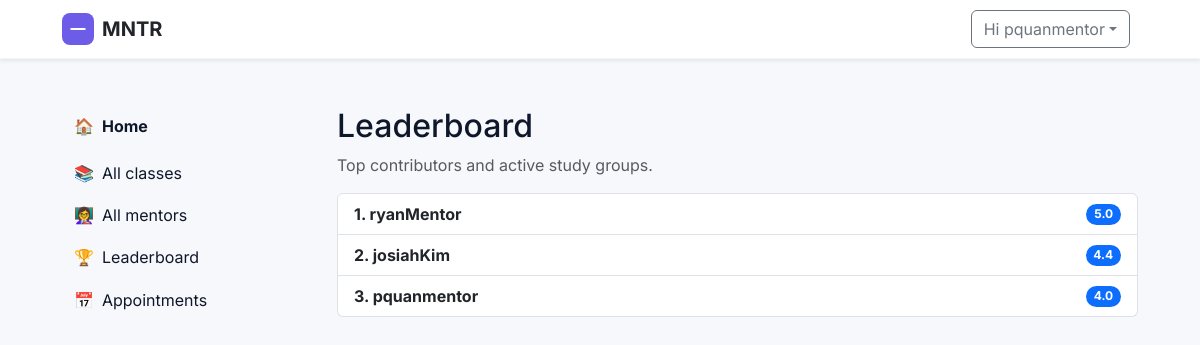
The page /leaderboard/ (signed in) on the database its author committed.
### accounts/models.py (models this page shows, shortened)
class Mentor(models.Model):
    user = models.OneToOneField(User, on_delete=models.CASCADE, related_name='mentor_profile')
    bio = models.TextField(blank=True)
    subjects = models.CharField(max_length=300, blank=True)
    class_codes = models.CharField(max_length=300, blank=True, default="")
    approved = models.BooleanField(default=False)
    rating = models.DecimalField(max_digits=3, decimal_places=2, null=True, blank=True)
    avatar = models.ImageField(upload_to='mentor_avatars/', null=True, blank=True)
    created_at = models.DateTimeField(auto_now_add=True)

### accounts/views.py (the view)
# urls.py: path('leaderboard/', views.leaderboard, name='leaderboard'),
def leaderboard(request):
    leaders = (
        Mentor.objects.filter(approved=True)
        .annotate(effective_rating=Coalesce('rating', Value(0, output_field=DecimalField()), output_field=DecimalField()))
        .annotate(capped_rating=Least(Value(5, output_field=DecimalField()), F('effective_rating'), output_field=DecimalField()))
        .select_related('user')
        .order_by('-capped_rating')[:10]
    )
    return render(request, 'leaderboard.html', {'leaders': leaders})

### templates/leaderboard.html
{% extends 'base.html' %}
{% block content %}
  <div class="mt-4">
    <h2>Leaderboard</h2>
    <p class="text-muted">Top contributors and active study groups.</p>
    <ul class="list-group mt-3">
      {% for mentor in leaders %}
        <li class="list-group-item d-flex justify-content-between align-items-center">
          <div><strong>{{ forloop.counter }}. {{ mentor.user.username }}</strong></div>
          <span class="badge bg-primary rounded-pill">{{ mentor.capped_rating|floatformat:1 }}</span>
        </li>
      {% endfor %}
    </ul>
  </div>
{% endblock %}

### templates/base.html (shortened to what this page needs)
<!doctype html>
<html lang="en">
  <head>
    <link href="https://cdn.jsdelivr.net/npm/bootstrap@5.3.2/dist/css/bootstrap.min.css" rel="stylesheet">
    {% load static %}
    <link rel="stylesheet" href="{% static 'style.css' %}">
  </head>
  <body>
    <nav class="navbar navbar-expand-lg navbar-light bg-white shadow-sm">
      <div class="container">
        <a class="navbar-brand d-flex align-items-center gap-2" href="/">
          <svg width="32" height="32" viewBox="0 0 24 24" fill="none" xmlns="http://www.w3.org/2000/svg" aria-hidden="true">
            <rect width="24" height="24" rx="6" fill="#6C5CE7" />
            <path d="M7 12h10" stroke="white" stroke-width="1.5" stroke-linecap="round" stroke-linejoin="round" />
          </svg>
          <span class="fw-bold text-dark">MNTR</span>
        </a>
        <div class="collapse navbar-collapse" id="mainNav">
          <ul class="navbar-nav ms-auto align-items-center">
            {% if user.is_authenticated %}
              <li class="nav-item dropdown">
                <button class="btn btn-outline-secondary dropdown-toggle me-2" id="userMenuButton" data-bs-toggle="dropdown" aria-expanded="false">Hi {{ user.username }}</button>
              </li>
            {% else %}
              <li class="nav-item"><a class="nav-link" href="{% url 'login' %}">Login</a></li>
              <li class="nav-item ms-2"><a class="btn btn-primary" href="{% url 'register' %}">Get started</a></li>
            {% endif %}
          </ul>
        </div>
      </div>
    </nav>
    <div class="container mt-4">
      <div class="row">
        <aside class="col-md-3 d-none d-md-block">
          <nav class="sidebar sticky-top pt-4">
            <ul class="nav flex-column">
              <li class="nav-item mb-2">
                <a class="nav-link fw-bold d-flex align-items-center gap-2" href="{% url 'home' %}"><span class="sidebar-icon">🏠</span><span class="sidebar-text">Home</span></a>
              </li>
              <li class="nav-item mb-1">
                <a class="nav-link d-flex align-items-center gap-2" href="{% url 'top_classes' %}"><span class="sidebar-icon">📚</span><span class="sidebar-text">All classes</span></a>
              </li>
              <li class="nav-item mb-1"><a class="nav-link d-flex align-items-center gap-2" href="{% url 'top_mentors' %}"><span class="sidebar-icon">👩‍🏫</span><span class="sidebar-text">All mentors</span></a></li>
              <li class="nav-item mb-1"><a class="nav-link d-flex align-items-center gap-2" href="{% url 'leaderboard' %}"><span class="sidebar-icon">🏆</span><span class="sidebar-text">Leaderboard</span></a></li>
              <li class="nav-item mb-1"><a class="nav-link d-flex align-items-center gap-2" href="{% url 'appointments' %}"><span class="sidebar-icon">📅</span><span class="sidebar-text">Appointments</span></a></li>
            </ul>
          </nav>
        </aside>
        <main class="col-md-9">
      {% block content %}{% endblock %}
        </main>
      </div>
    </div>
  </body>
</html>

### static/style.css (style rules this page uses)
:root { --color-bg: #f6f8fb; --color-surface: #ffffff; --color-muted: #6b7280; --color-primary: #4F46E5; --color-primary-700: #3730A3; --color-accent: #06B6D4; --color-success: #10B981; --color-danger: #ef4444; --color-focus: rgba(79,70,229,0.18); --radius-lg: 12px; --shadow-sm: 0 8px 28px rgba(15,23,42,0.06); --container-width: 1100px; }
body { font-family: Inter, system-ui, -apple-system, "Segoe UI", Roboto, "Helvetica Neue", Arial; color: #0f172a; background: var(--color-bg); }
.container { max-width: var(--container-width); }
.navbar-brand svg { display: inline-block; }
.navbar { background: var(--color-surface); border-bottom: 1px solid rgba(15,23,42,0.04); }
a { color: var(--color-primary); }
.sidebar { padding: 0.5rem 0.75rem; background: transparent; }
.sidebar .nav-link { color: #0f172a; padding: .45rem 0; }

### rows shown on the page
Mentor: user.username "ryanMentor", capped_rating "5.0"
Mentor: user.username "josiahKim", capped_rating "4.4"
Mentor: user.username "pquanmentor", capped_rating "4.0"

### other values the page prints
{{ user.username }} "pquanmentor"
